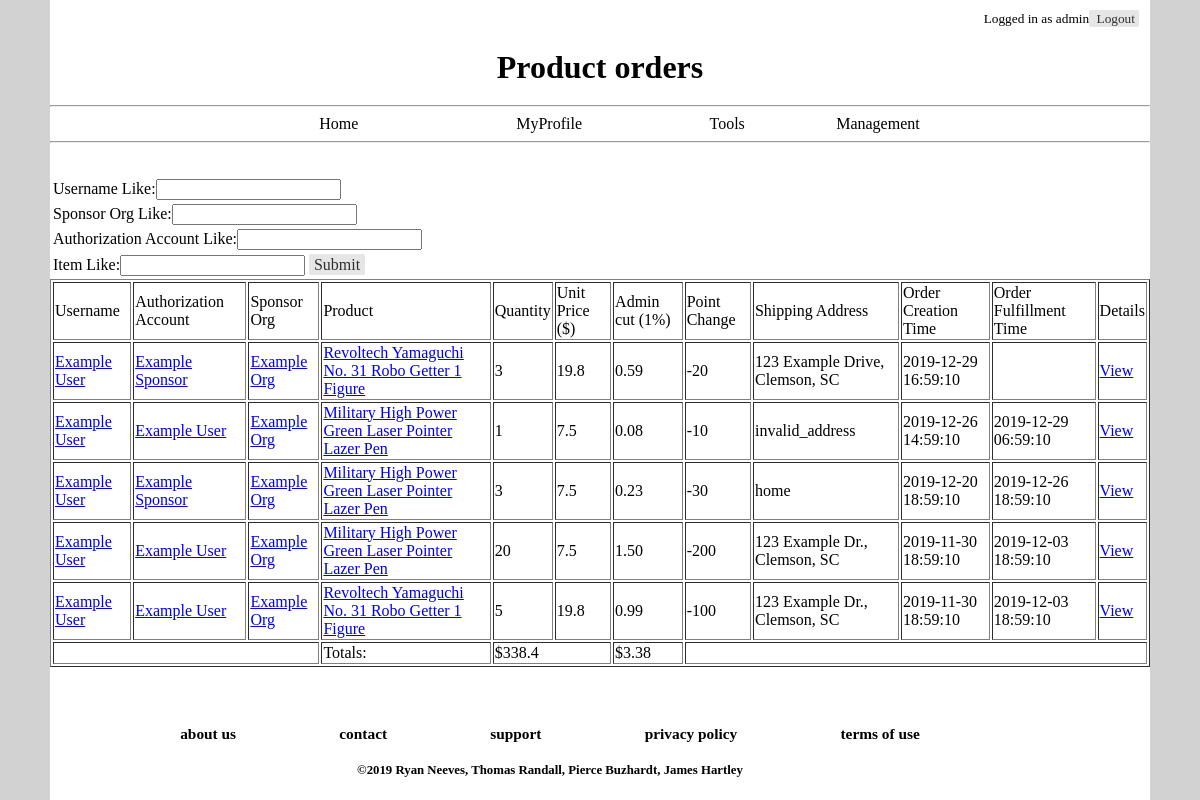
/pages/productorders.php (signed in), run on the app's committed database.
### tables this page shows
CREATE TABLE IF NOT EXISTS `account` (
  `account_id` int(11) NOT NULL AUTO_INCREMENT,
  `username` varchar(30) NOT NULL,
  `email_address` varchar(100) NOT NULL,
  `shipping_address` varchar(150) NOT NULL,
  `hashed_password` varchar(255) NOT NULL,
  `role` enum('driver','sponsor','admin') NOT NULL,
  `path_to_pfp` varchar(256) DEFAULT NULL,
  `live_account` INT (1) NULL DEFAULT '1',
  PRIMARY KEY (`account_id`),
  UNIQUE KEY `username` (`username`),
  UNIQUE KEY `email_address` (`email_address`)
);

CREATE TABLE IF NOT EXISTS `item_transactions` (
  `order_id` int(11) NOT NULL,
  `point_transaction_id` int(11) NOT NULL,
  `item_id` int(11) NOT NULL,
  `quantity_change` int(11) NOT NULL,
  KEY `order_id` (`order_id`),
  KEY `point_transaction_id` (`point_transaction_id`),
  KEY `item_id` (`item_id`)
);

CREATE TABLE IF NOT EXISTS `sponsor_org` (
  `sponsor_org_id` int(11) NOT NULL AUTO_INCREMENT,
  `org_name` varchar(50) NOT NULL,
  `org_email_address` varchar(100) NOT NULL,
  `org_bio` varchar(500) DEFAULT NULL,
  `org_url` varchar(256) DEFAULT NULL,
  `path_to_org_logo` varchar(256) DEFAULT NULL,
  `points_to_dollars` double NOT NULL,
  `application_open` int(1) NULL DEFAULT '1',
  `live_org` int(1) NULL DEFAULT '1',
  PRIMARY KEY (`sponsor_org_id`),
  UNIQUE KEY `org_name` (`org_name`)
);

CREATE TABLE IF NOT EXISTS `catalog_items` (
  `catalog_id` int(11) NOT NULL AUTO_INCREMENT,
  `sponsor_org_id` int(11) NOT NULL,
  `api_reference` varchar(200) DEFAULT NULL,
  `product_name` varchar(50) NOT NULL,
  `category` varchar(50) NOT NULL,
  `product_description` varchar(500) DEFAULT NULL,
  `product_visible` int(1) NULL DEFAULT '1',
  `product_deleted` int(1) NULL DEFAULT NULL,
  `creation_time` datetime DEFAULT NULL,
  `gallery_pic` varchar(255) NULL,
  `url` varchar(255) NOT NULL,
  `unit_price` double NOT NULL,
  PRIMARY KEY (`catalog_id`),
  KEY `sponsor_org_id` (`sponsor_org_id`)
);

CREATE TABLE IF NOT EXISTS `point_transactions` (
  `point_change_id` int(11) NOT NULL AUTO_INCREMENT,
  `driver_account_id` int(11) NOT NULL,
  `auth_account_id` int(11) NOT NULL,
  `sponsor_org_id` int(11) NOT NULL,
  `point_change_amt` int(11) NOT NULL,
  `change_time` datetime DEFAULT NULL,
  `change_reason` varchar(500) DEFAULT NULL,
  PRIMARY KEY (`point_change_id`),
  KEY `driver_account_id` (`driver_account_id`),
  KEY `auth_account_id` (`auth_account_id`),
  KEY `sponsor_org_id` (`sponsor_org_id`)
);

CREATE TABLE IF NOT EXISTS `order_transactions` (
  `order_id` int(11) NOT NULL AUTO_INCREMENT,
  `driver_account_id` int(11) NOT NULL,
  `auth_account_id` int(11) NOT NULL,
  `sponsor_org_id` int(11) NOT NULL,
  `shipping_address` varchar(150) NOT NULL,
  `creation_time` datetime DEFAULT NULL,
  `fulfill_time` datetime DEFAULT NULL,
  `problem` varchar(250) DEFAULT NULL,
  `complain` varchar(250) DEFAULT NULL,
  PRIMARY KEY (`order_id`),
  KEY `driver_account_id` (`driver_account_id`),
  KEY `auth_account_id` (`auth_account_id`),
  KEY `sponsor_org_id` (`sponsor_org_id`)
);

### php/config.php (called while the page is built, shortened)
<?php
  $dbhost = "driverdb.cgbvpo0s4pjx.us-east-1.rds.amazonaws.com";
  $dbuser = "DrvrRwrds_1rtc";
  $dbpass = "TenRats10";
  $database = "DriverRewards4910";
?>

### php/mysqlClass.php (called while the page is built, shortened)
<?php
class mysql_db {
  public $db_connect_id;
  function __construct($dbhost, $dbuser, $dbpass, $database) {
    $this->server = $dbhost;
    $this->user = $dbuser;
    $this->password = $dbpass;
    $this->dbname = $database;
    $this->db_connect_id = new mysqli($this->server,$this->user,$this->password,$this->dbname);
    if($this->db_connect_id->connect_error) {
      die("Connection failed: " . $this->db_connect_id->connect_error);
    }
    else { return $this->db_connect_id; }
  }
  function query($query) {
    return mysqli_query($this->db_connect_id, $query);
  }
}
include_once ("config.php");
$db = new mysql_db($dbhost, $dbuser, $dbpass, $database);
?>

### pages/productorders.php (the view, shortened to what this page needs)
<!DOCTYPE HTML>
<html>
<?php $title = 'Product orders';
include('../php/header.php'); ?>
<main>
    <form name='search' method='POST' action='../pages/productorders.php'>
        <table>
            <tr>
                <td><label for='reggie'>Username Like:</label><input name='reggie'
                                                                     type='text' <?php if (isset($_POST['reggie'])) echo "value='$_POST[reggie]'"; ?>>
                <td>
            </tr>
            <tr>
                <td><label for='reggiespon'>Sponsor Org Like:</label><input name='reggiespon'
                                                                            type='text' <?php if (isset($_POST['reggiespon'])) echo "value='$_POST[reggiespon]'"; ?>>
                </td>
            </tr>
            <tr>
                <td><label for='authreggie'>Authorization Account Like:</label><input name='authreggie'
                                                                                      type='text' <?php if (isset($_POST['authreggie'])) echo "value='$_POST[authreggie]'"; ?>>
            <tr>
                <td><label for='itemreggie'>Item Like:</label><input name='itemreggie'
                                                                     type='text' <?php if (isset($_POST['itemreggie'])) echo "value='$_POST[itemreggie]'"; ?>>
                    <input class='button' type='submit'></td>
            </tr>
        </table>
    </form>
    <?php
    $sql = "SELECT item_transactions.order_id, item_transactions.point_transaction_id, item_transactions.item_id, item_transactions.quantity_change,
  sponsor_org.org_name, sponsor_org.points_to_dollars,
  catalog_items.product_name, catalog_items.unit_price, catalog_items.url,
  point_transactions.point_change_amt,
  a.username as driver_username, a2.username as auth_username,
  order_transactions.driver_account_id, order_transactions.auth_account_id, order_transactions.sponsor_org_id, order_transactions.shipping_address, order_transactions.creation_time, order_transactions.fulfill_time, order_transactions.problem,
  catalog_items.unit_price * item_transactions.quantity_change as 'total',
  catalog_items.unit_price * item_transactions.quantity_change * .01 as 'ours'
  FROM item_transactions
  INNER JOIN point_transactions ON item_transactions.point_transaction_id = point_transactions.point_change_id
  INNER JOIN account a ON point_transactions.driver_account_id = a.account_id
  LEFT OUTER JOIN account a2 ON a2.account_id = point_transactions.auth_account_id
  INNER JOIN sponsor_org ON point_transactions.sponsor_org_id = sponsor_org.sponsor_org_id
  INNER JOIN order_transactions ON item_transactions.order_id = order_transactions.order_id
  INNER JOIN catalog_items ON item_transactions.item_id = catalog_items.catalog_id
  WHERE 1";
    $sql .= " ORDER BY order_transactions.creation_time DESC";
    $result = $db->query($sql);
    if (($nrows = mysqli_num_rows($result)) != 0) {
        echo "<table border='1px'>";
        echo "<tr><td>Username</td><td>Authorization Account</td><td>Sponsor Org</td><td>Product</td><td>Quantity</td><td>Unit Price ($)</td><td>Admin cut (1%)</td><td>Point Change</td><td>Shipping Address</td><td>Order Creation Time</td><td>Order Fulfillment Time</td><td>Details</td></tr>\n";
		$total_cost = 0;
        for ($i = 0; $i < $nrows; $i += 1) {
            $row = mysqli_fetch_array($result);
			$unit = $row['unit_price'];
			$total_cost += number_format($row['total'], 2);
			$our_cut = number_format($row['ours'], 2);
            echo "<tr><td><a href='../pages/viewaccount.php?viewid=" . $row['driver_account_id'] . "'>$row[driver_username]</a></td><td><a href='../pages/viewaccount.php?viewid=" . $row['auth_account_id'] . "'>$row[auth_username]</a></td><td><a href='../pages/view_org.php?view_org=" . $row['sponsor_org_id'] . "'>$row[org_name]</a></td><td><a href=$row[url]>$row[product_name]</a></td><td>$row[quantity_change]</td><td>$unit</td><td>$our_cut</td><td>$row[point_change_amt]</td><td>$row[shipping_address]</td><td>$row[creation_time]</td><td>$row[fulfill_time]</td><td><a href='../pages/order_details.php?order_id=" . $row['order_id'] . "'>View</a></td></tr>\n";
        }
		$our_total = number_format(.01 * $total_cost, 2);
		echo "<tr><td colspan=3></td><td>Totals:</td><td colspan='2'>$$total_cost</td><td>$$our_total</td><td colspan=5></td></tr>\n";
        	echo "</table>";
    }
    ?>
</main>
<?php include('../php/footer.php'); ?>
</html>

### php/sqlconnect.php (shortened to what this page needs)
<?php
@include_once('./mysqlClass.php');
@include_once('../php/mysqlClass.php');
if (!isset($_SESSION["user_id"])) {
} else {
    $id = $_SESSION["user_id"];
    $sql = "SELECT username,role FROM account WHERE account_id = '$id'";
    $result = $db->query($sql);
}
function displayLogin($logged_in, $login_name)
{
    if ($logged_in == true) {
        echo "Logged in as " . $login_name . "<a class='button' href='../pages/logout.php'> Logout</a>";
    } else {
        echo "<a class='button' href=\"./login.php\">Login</a>";
        echo "	<a class = 'button' href=\"./register.php\">Register</a>";
    }
}
?>

### data on the page
account: role "admin"
item_transactions: account.username "Example User", account.username "Example Sponsor", sponsor_org.org_name "Example Org", item.product_name "Revoltech Yamaguchi No. 31 Robo Getter 1 Figure", quantity_change "3", item.unit_price "19.8", our_cut "0.59", point_transaction_id.point_change_amt "-20", order.shipping_address "123 Example Drive, Clemson, SC", order.creation_time "2019-12-29 16:59:10"
item_transactions: account.username "Example User", sponsor_org.org_name "Example Org", item.product_name "Military High Power Green Laser Pointer Lazer Pen", quantity_change "1", item.unit_price "7.5", our_cut "0.08", point_transaction_id.point_change_amt "-10", order.shipping_address "invalid_address", order.creation_time "2019-12-26 14:59:10", order.fulfill_time "2019-12-29 06:59:10"
item_transactions: account.username "Example User", account.username "Example Sponsor", sponsor_org.org_name "Example Org", item.product_name "Military High Power Green Laser Pointer Lazer Pen", quantity_change "3", item.unit_price "7.5", our_cut "0.23", point_transaction_id.point_change_amt "-30", order.shipping_address "home", order.creation_time "2019-12-20 18:59:10", order.fulfill_time "2019-12-26 18:59:10"
item_transactions: account.username "Example User", sponsor_org.org_name "Example Org", item.product_name "Military High Power Green Laser Pointer Lazer Pen", quantity_change "20", item.unit_price "7.5", our_cut "1.50", point_transaction_id.point_change_amt "-200", order.shipping_address "123 Example Dr., Clemson, SC", order.creation_time "2019-11-30 18:59:10", order.fulfill_time "2019-12-03 18:59:10"
item_transactions: account.username "Example User", sponsor_org.org_name "Example Org", item.product_name "Revoltech Yamaguchi No. 31 Robo Getter 1 Figure", quantity_change "5", item.unit_price "19.8", our_cut "0.99", point_transaction_id.point_change_amt "-100", order.shipping_address "123 Example Dr., Clemson, SC", order.creation_time "2019-11-30 18:59:10", order.fulfill_time "2019-12-03 18:59:10"

### other printed values
$title "Product orders"
$total_cost "338.4"
$our_total "3.38"
